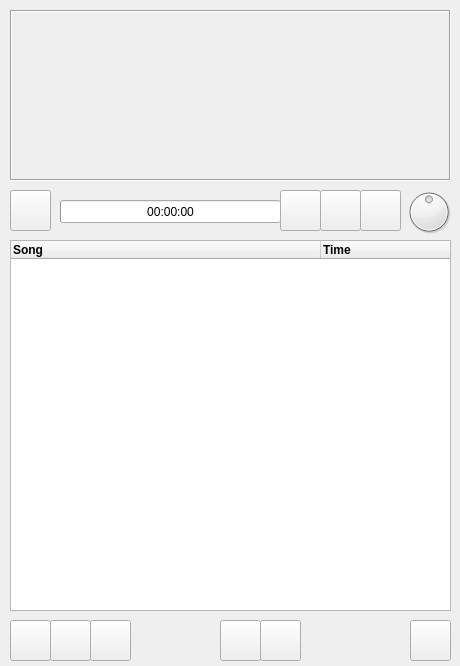
<?xml version="1.0" encoding="UTF-8"?>
<ui version="4.0">
 <class>mainwindow</class>
 <widget class="QMainWindow" name="mainwindow">
  <property name="geometry">
   <rect>
    <x>0</x>
    <y>0</y>
    <width>460</width>
    <height>666</height>
   </rect>
  </property>
  <property name="windowTitle">
   <string>MUSIC PLAYER</string>
  </property>
  <property name="windowIcon">
   <iconset>
    <normaloff>IMG/icon.ico</normaloff>IMG/icon.ico</iconset>
  </property>
  <property name="styleSheet">
   <string notr="true"/>
  </property>
  <property name="iconSize">
   <size>
    <width>48</width>
    <height>48</height>
   </size>
  </property>
  <widget class="QWidget" name="centralwidget">
   <widget class="QFrame" name="view">
    <property name="geometry">
     <rect>
      <x>10</x>
      <y>10</y>
      <width>441</width>
      <height>171</height>
     </rect>
    </property>
    <property name="frameShape">
     <enum>QFrame::Box</enum>
    </property>
    <property name="frameShadow">
     <enum>QFrame::Sunken</enum>
    </property>
   </widget>
   <widget class="QDial" name="volume">
    <property name="geometry">
     <rect>
      <x>404</x>
      <y>180</y>
      <width>50</width>
      <height>64</height>
     </rect>
    </property>
    <property name="maximum">
     <number>100</number>
    </property>
    <property name="pageStep">
     <number>1</number>
    </property>
    <property name="value">
     <number>50</number>
    </property>
    <property name="orientation">
     <enum>Qt::Horizontal</enum>
    </property>
   </widget>
   <widget class="QPushButton" name="stop">
    <property name="geometry">
     <rect>
      <x>280</x>
      <y>190</y>
      <width>41</width>
      <height>41</height>
     </rect>
    </property>
    <property name="text">
     <string/>
    </property>
    <property name="icon">
     <iconset>
      <normaloff>IMG/stop.ico</normaloff>IMG/stop.ico</iconset>
    </property>
    <property name="iconSize">
     <size>
      <width>32</width>
      <height>32</height>
     </size>
    </property>
   </widget>
   <widget class="QPushButton" name="play">
    <property name="geometry">
     <rect>
      <x>10</x>
      <y>190</y>
      <width>41</width>
      <height>41</height>
     </rect>
    </property>
    <property name="toolTip">
     <string>Play or Pause Music</string>
    </property>
    <property name="styleSheet">
     <string notr="true"/>
    </property>
    <property name="text">
     <string/>
    </property>
    <property name="icon">
     <iconset>
      <normaloff>IMG/play.ico</normaloff>IMG/play.ico</iconset>
    </property>
    <property name="iconSize">
     <size>
      <width>32</width>
      <height>32</height>
     </size>
    </property>
   </widget>
   <widget class="QProgressBar" name="progress">
    <property name="geometry">
     <rect>
      <x>60</x>
      <y>200</y>
      <width>221</width>
      <height>23</height>
     </rect>
    </property>
    <property name="styleSheet">
     <string notr="true"/>
    </property>
    <property name="value">
     <number>0</number>
    </property>
    <property name="format">
     <string>00:00:00</string>
    </property>
   </widget>
   <widget class="QPushButton" name="back">
    <property name="geometry">
     <rect>
      <x>320</x>
      <y>190</y>
      <width>41</width>
      <height>41</height>
     </rect>
    </property>
    <property name="text">
     <string/>
    </property>
    <property name="icon">
     <iconset>
      <normaloff>IMG/prev.ico</normaloff>IMG/prev.ico</iconset>
    </property>
    <property name="iconSize">
     <size>
      <width>28</width>
      <height>28</height>
     </size>
    </property>
   </widget>
   <widget class="QPushButton" name="forward">
    <property name="geometry">
     <rect>
      <x>360</x>
      <y>190</y>
      <width>41</width>
      <height>41</height>
     </rect>
    </property>
    <property name="text">
     <string/>
    </property>
    <property name="icon">
     <iconset>
      <normaloff>IMG/next.ico</normaloff>IMG/next.ico</iconset>
    </property>
    <property name="iconSize">
     <size>
      <width>28</width>
      <height>28</height>
     </size>
    </property>
   </widget>
   <widget class="QPushButton" name="add">
    <property name="geometry">
     <rect>
      <x>10</x>
      <y>620</y>
      <width>41</width>
      <height>41</height>
     </rect>
    </property>
    <property name="text">
     <string/>
    </property>
    <property name="icon">
     <iconset>
      <normaloff>IMG/add.ico</normaloff>IMG/add.ico</iconset>
    </property>
    <property name="iconSize">
     <size>
      <width>28</width>
      <height>28</height>
     </size>
    </property>
   </widget>
   <widget class="QPushButton" name="del">
    <property name="geometry">
     <rect>
      <x>50</x>
      <y>620</y>
      <width>41</width>
      <height>41</height>
     </rect>
    </property>
    <property name="text">
     <string/>
    </property>
    <property name="icon">
     <iconset>
      <normaloff>IMG/delete.ico</normaloff>IMG/delete.ico</iconset>
    </property>
    <property name="iconSize">
     <size>
      <width>28</width>
      <height>28</height>
     </size>
    </property>
   </widget>
   <widget class="QPushButton" name="clear">
    <property name="geometry">
     <rect>
      <x>90</x>
      <y>620</y>
      <width>41</width>
      <height>41</height>
     </rect>
    </property>
    <property name="text">
     <string/>
    </property>
    <property name="icon">
     <iconset>
      <normaloff>IMG/clear.ico</normaloff>IMG/clear.ico</iconset>
    </property>
    <property name="iconSize">
     <size>
      <width>28</width>
      <height>28</height>
     </size>
    </property>
   </widget>
   <widget class="QPushButton" name="up">
    <property name="geometry">
     <rect>
      <x>220</x>
      <y>620</y>
      <width>41</width>
      <height>41</height>
     </rect>
    </property>
    <property name="text">
     <string/>
    </property>
    <property name="icon">
     <iconset>
      <normaloff>IMG/down.ico</normaloff>IMG/down.ico</iconset>
    </property>
    <property name="iconSize">
     <size>
      <width>28</width>
      <height>28</height>
     </size>
    </property>
   </widget>
   <widget class="QPushButton" name="down">
    <property name="geometry">
     <rect>
      <x>260</x>
      <y>620</y>
      <width>41</width>
      <height>41</height>
     </rect>
    </property>
    <property name="text">
     <string/>
    </property>
    <property name="icon">
     <iconset>
      <normaloff>IMG/up.ico</normaloff>IMG/up.ico</iconset>
    </property>
    <property name="iconSize">
     <size>
      <width>28</width>
      <height>28</height>
     </size>
    </property>
   </widget>
   <widget class="QPushButton" name="exit">
    <property name="geometry">
     <rect>
      <x>410</x>
      <y>620</y>
      <width>41</width>
      <height>41</height>
     </rect>
    </property>
    <property name="text">
     <string/>
    </property>
    <property name="icon">
     <iconset>
      <normaloff>IMG/exit.ico</normaloff>IMG/exit.ico</iconset>
    </property>
    <property name="iconSize">
     <size>
      <width>32</width>
      <height>32</height>
     </size>
    </property>
   </widget>
   <widget class="QTreeWidget" name="playlist">
    <property name="geometry">
     <rect>
      <x>10</x>
      <y>240</y>
      <width>441</width>
      <height>371</height>
     </rect>
    </property>
    <attribute name="headerDefaultSectionSize">
     <number>310</number>
    </attribute>
    <column>
     <property name="text">
      <string>Song</string>
     </property>
     <property name="font">
      <font>
       <weight>75</weight>
       <bold>true</bold>
      </font>
     </property>
     <property name="foreground">
      <brush brushstyle="NoBrush">
       <color alpha="255">
        <red>85</red>
        <green>0</green>
        <blue>255</blue>
       </color>
      </brush>
     </property>
    </column>
    <column>
     <property name="text">
      <string>Time</string>
     </property>
     <property name="font">
      <font>
       <weight>75</weight>
       <bold>true</bold>
      </font>
     </property>
     <property name="foreground">
      <brush brushstyle="NoBrush">
       <color alpha="255">
        <red>85</red>
        <green>0</green>
        <blue>255</blue>
       </color>
      </brush>
     </property>
    </column>
   </widget>
  </widget>
 </widget>
 <resources/>
 <connections/>
</ui>
